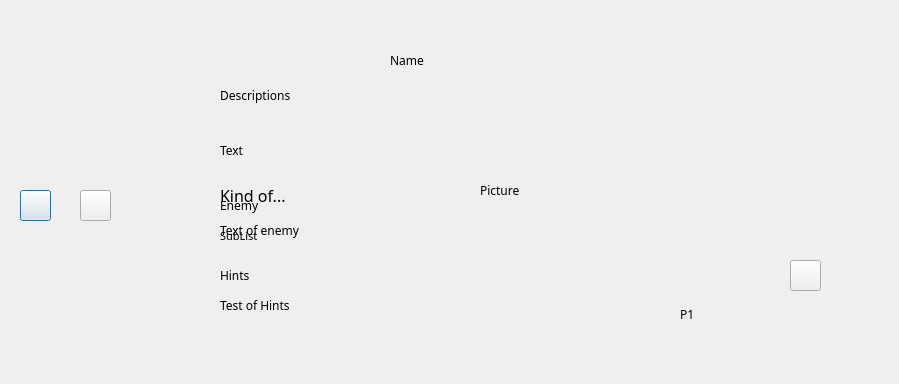
<?xml version="1.0" encoding="UTF-8"?>
<ui version="4.0">
 <class>Creature</class>
 <widget class="QDialog" name="Creature">
  <property name="geometry">
   <rect>
    <x>0</x>
    <y>0</y>
    <width>899</width>
    <height>384</height>
   </rect>
  </property>
  <property name="minimumSize">
   <size>
    <width>899</width>
    <height>384</height>
   </size>
  </property>
  <property name="maximumSize">
   <size>
    <width>899</width>
    <height>384</height>
   </size>
  </property>
  <property name="font">
   <font>
    <family>RomanT</family>
   </font>
  </property>
  <property name="windowTitle">
   <string>Dialog</string>
  </property>
  <widget class="QPushButton" name="leftButton">
   <property name="geometry">
    <rect>
     <x>20</x>
     <y>190</y>
     <width>31</width>
     <height>31</height>
    </rect>
   </property>
   <property name="text">
    <string/>
   </property>
   <property name="icon">
    <iconset resource="Resurce.qrc">
     <normaloff>:/Consol/Button2.png</normaloff>:/Consol/Button2.png</iconset>
   </property>
   <property name="iconSize">
    <size>
     <width>40</width>
     <height>40</height>
    </size>
   </property>
  </widget>
  <widget class="QPushButton" name="rightButton">
   <property name="geometry">
    <rect>
     <x>80</x>
     <y>190</y>
     <width>31</width>
     <height>31</height>
    </rect>
   </property>
   <property name="text">
    <string/>
   </property>
   <property name="icon">
    <iconset resource="Resurce.qrc">
     <normaloff>:/Consol/Button1.png</normaloff>:/Consol/Button1.png</iconset>
   </property>
   <property name="iconSize">
    <size>
     <width>40</width>
     <height>40</height>
    </size>
   </property>
  </widget>
  <widget class="QLabel" name="Name">
   <property name="geometry">
    <rect>
     <x>390</x>
     <y>50</y>
     <width>191</width>
     <height>21</height>
    </rect>
   </property>
   <property name="text">
    <string>Name</string>
   </property>
  </widget>
  <widget class="QLabel" name="Descriptions">
   <property name="geometry">
    <rect>
     <x>220</x>
     <y>80</y>
     <width>131</width>
     <height>31</height>
    </rect>
   </property>
   <property name="text">
    <string>Descriptions</string>
   </property>
   <property name="wordWrap">
    <bool>true</bool>
   </property>
  </widget>
  <widget class="QLabel" name="Enemy">
   <property name="geometry">
    <rect>
     <x>220</x>
     <y>160</y>
     <width>141</width>
     <height>91</height>
    </rect>
   </property>
   <property name="text">
    <string>Enemy</string>
   </property>
  </widget>
  <widget class="QLabel" name="Hints">
   <property name="geometry">
    <rect>
     <x>220</x>
     <y>230</y>
     <width>271</width>
     <height>91</height>
    </rect>
   </property>
   <property name="text">
    <string>Hints</string>
   </property>
  </widget>
  <widget class="QLabel" name="TitleD">
   <property name="geometry">
    <rect>
     <x>220</x>
     <y>100</y>
     <width>271</width>
     <height>101</height>
    </rect>
   </property>
   <property name="text">
    <string>Text</string>
   </property>
   <property name="wordWrap">
    <bool>true</bool>
   </property>
  </widget>
  <widget class="QLabel" name="TitleE">
   <property name="geometry">
    <rect>
     <x>220</x>
     <y>190</y>
     <width>251</width>
     <height>81</height>
    </rect>
   </property>
   <property name="font">
    <font>
     <family>Rubius Icons LTProtect Accent</family>
    </font>
   </property>
   <property name="text">
    <string>Text of enemy</string>
   </property>
   <property name="wordWrap">
    <bool>true</bool>
   </property>
  </widget>
  <widget class="QLabel" name="TitleH">
   <property name="geometry">
    <rect>
     <x>220</x>
     <y>270</y>
     <width>301</width>
     <height>71</height>
    </rect>
   </property>
   <property name="text">
    <string>Test of Hints</string>
   </property>
   <property name="wordWrap">
    <bool>true</bool>
   </property>
  </widget>
  <widget class="QLabel" name="Page1">
   <property name="geometry">
    <rect>
     <x>680</x>
     <y>299</y>
     <width>21</width>
     <height>31</height>
    </rect>
   </property>
   <property name="text">
    <string>P1</string>
   </property>
  </widget>
  <widget class="QLabel" name="Pic">
   <property name="geometry">
    <rect>
     <x>480</x>
     <y>80</y>
     <width>221</width>
     <height>221</height>
    </rect>
   </property>
   <property name="text">
    <string>Picture</string>
   </property>
  </widget>
  <widget class="QLabel" name="lSubtitle">
   <property name="geometry">
    <rect>
     <x>220</x>
     <y>140</y>
     <width>221</width>
     <height>111</height>
    </rect>
   </property>
   <property name="font">
    <font>
     <family>RomanT</family>
     <pointsize>12</pointsize>
    </font>
   </property>
   <property name="text">
    <string>Kind of...</string>
   </property>
  </widget>
  <widget class="QLabel" name="Sublist">
   <property name="geometry">
    <rect>
     <x>220</x>
     <y>180</y>
     <width>181</width>
     <height>111</height>
    </rect>
   </property>
   <property name="font">
    <font>
     <family>RomanT</family>
     <pointsize>8</pointsize>
    </font>
   </property>
   <property name="text">
    <string>SubList</string>
   </property>
  </widget>
  <widget class="QLabel" name="List">
   <property name="geometry">
    <rect>
     <x>330</x>
     <y>90</y>
     <width>371</width>
     <height>251</height>
    </rect>
   </property>
   <property name="text">
    <string/>
   </property>
  </widget>
  <widget class="QPushButton" name="pushButton">
   <property name="geometry">
    <rect>
     <x>790</x>
     <y>260</y>
     <width>31</width>
     <height>31</height>
    </rect>
   </property>
   <property name="text">
    <string/>
   </property>
   <property name="icon">
    <iconset resource="Resurce.qrc">
     <normaloff>:/Consol/Home.png</normaloff>:/Consol/Home.png</iconset>
   </property>
   <property name="iconSize">
    <size>
     <width>40</width>
     <height>40</height>
    </size>
   </property>
  </widget>
 </widget>
 <resources>
  <include location="Resurce.qrc"/>
 </resources>
 <connections/>
</ui>
